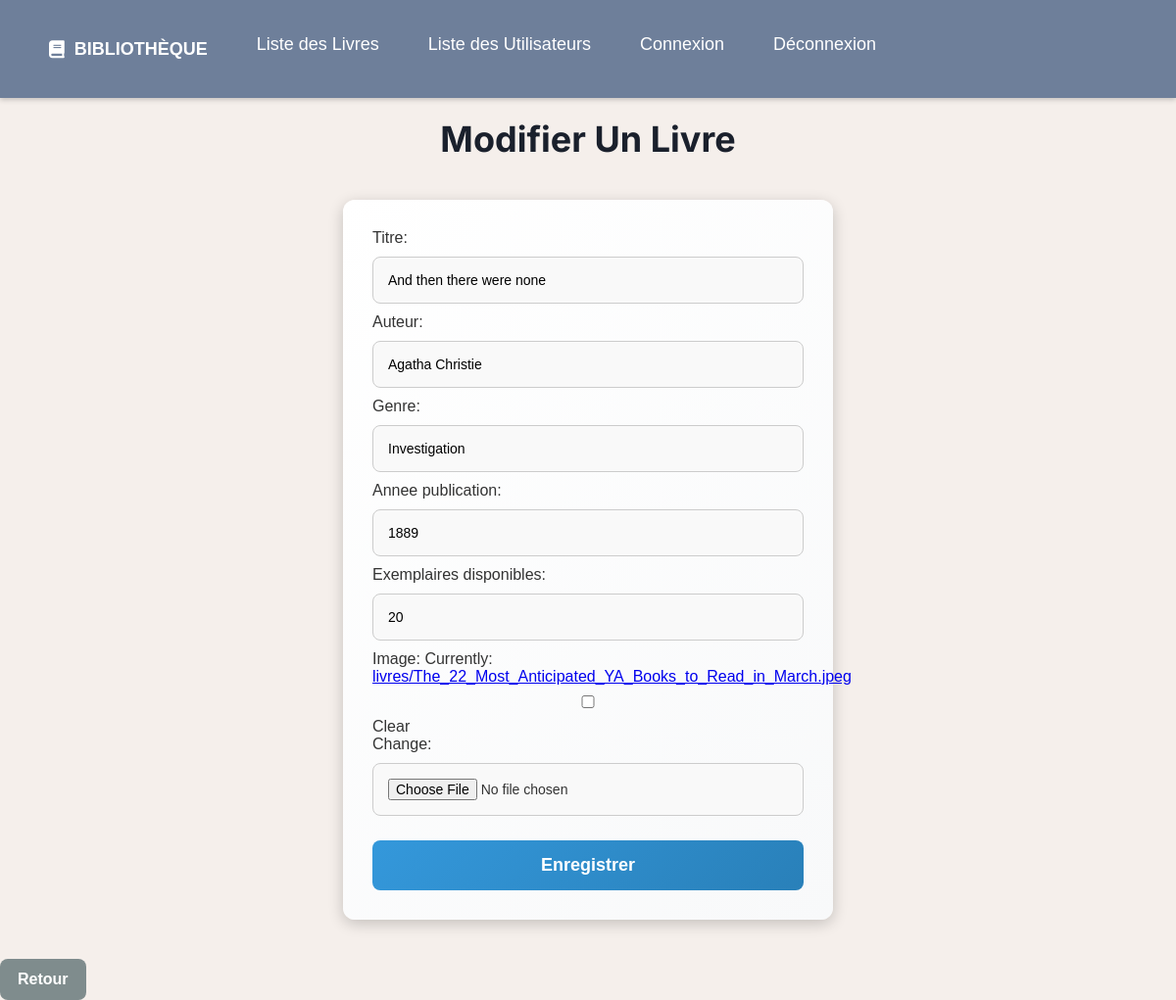
Screenshot of /livres/update/5/ with the database file from the repository.
### bibliotheque/models.py (models this page shows, shortened)
class Livre(models.Model):
    titre = models.CharField(max_length=200)
    auteur = models.CharField(max_length=200)
    genre = models.CharField(max_length=100)
    annee_publication = models.IntegerField()
    exemplaires_disponibles = models.IntegerField()
    image = models.ImageField(upload_to='livres/', null=True, blank=True)  # Champ pour l'image du livre
    summary = models.TextField(blank=True, null=True)  # Add this field

### bibliotheque/views.py (the view)
# urls.py: path('livres/update/<int:livre_id>/', views.update_livre, name='update_livre'),  # Modifier un livre
def update_livre(request, livre_id):
    livre = Livre.objects.get(id=livre_id)
    if request.method == 'POST':
        form = LivreForm(request.POST, request.FILES, instance=livre)
        if form.is_valid():
            form.save()
            return redirect('liste_livres')  # Redirection vers la liste des livres
    else:
        form = LivreForm(instance=livre)
    return render(request, 'bibliotheque/modifier_livre.html', {'form': form})

### bibliotheque/forms.py
class LivreForm(forms.ModelForm):
    class Meta:
        model = Livre
        fields = ['titre', 'auteur', 'genre', 'annee_publication', 'exemplaires_disponibles', 'image']

### bibliotheque/templates/bibliotheque/modifier_livre.html (shortened to what this page needs)
{% extends 'bibliotheque/liste_livres.html' %}
{% block content %}
<h1 class="page-title">Modifier un Livre</h1>
<form method="post">
    {{ form.as_p }}
    <button type="submit" class="btn btn-success">Enregistrer</button>
</form>
<a href="{% url 'liste_livres' %}" class="btn btn-secondary mt-3">Retour</a>
{% endblock %}

### bibliotheque/static/css/style.css (style rules this page uses)
* { margin: 0; padding: 0; box-sizing: border-box; }
body { font-family: 'Arial', sans-serif; background-color: #F5EFEB !important; color: #333; }
.page-title { font-size: 36px; font-weight: 700; color: #1a202c; margin-bottom: 40px; margin-top: 20px; text-align: center; font-family: 'Inter', sans-serif; text-transform: capitalize; }
form { background: linear-gradient(135deg, #ffffff, #f8f9fa); padding: 30px; border-radius: 12px; box-shadow: 0 4px 15px rgba(0, 0, 0, 0.2); margin: 20px auto; width: 50%; max-width: 500px; transition: transform 0.3s ease, box-shadow 0.3s ease; }
form input, form select, form textarea { width: 100%; padding: 15px; margin: 10px 0; border: 1px solid #ccc; border-radius: 8px; font-size: 14px; background-color: #f9f9f9; transition: border-color 0.3s, box-shadow 0.3s; }
form button[type="submit"] { background: linear-gradient(135deg, #3498db, #2980b9); color: white; padding: 15px 20px; border: none; border-radius: 8px; font-size: 18px; font-weight: 600; cursor: pointer; transition: background 0.3s ease, transform 0.2s ease; width: 100%; margin-top: 15px; }
.btn-secondary { background-color: #7f8c8d; color: white; padding: 12px 18px; text-decoration: none; border-radius: 8px; display: inline-block; font-size: 16px; font-weight: 600; transition: background-color 0.3s ease, transform 0.2s ease; margin-top: 20px; text-align: center; }
form input::placeholder, form textarea::placeholder { color: #b3b3b3; font-style: italic; font-size: 14px; }

### rows the page displays
Livre: titre "And then there were none", auteur "Agatha Christie", genre "Investigation", annee_publication "1889", exemplaires_disponibles "20"
